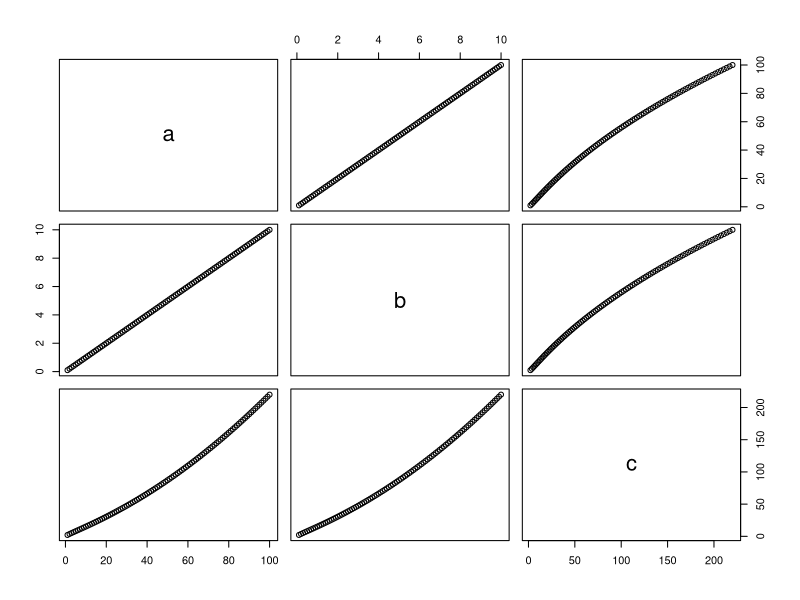
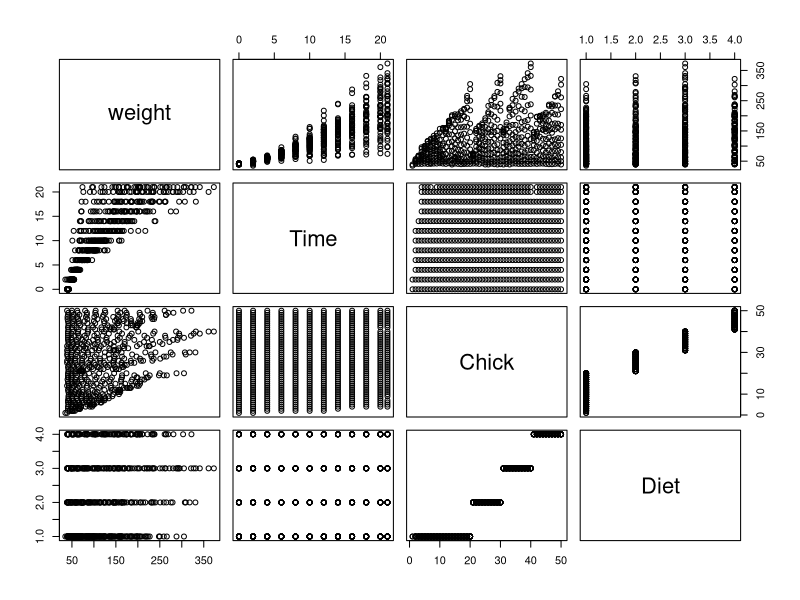
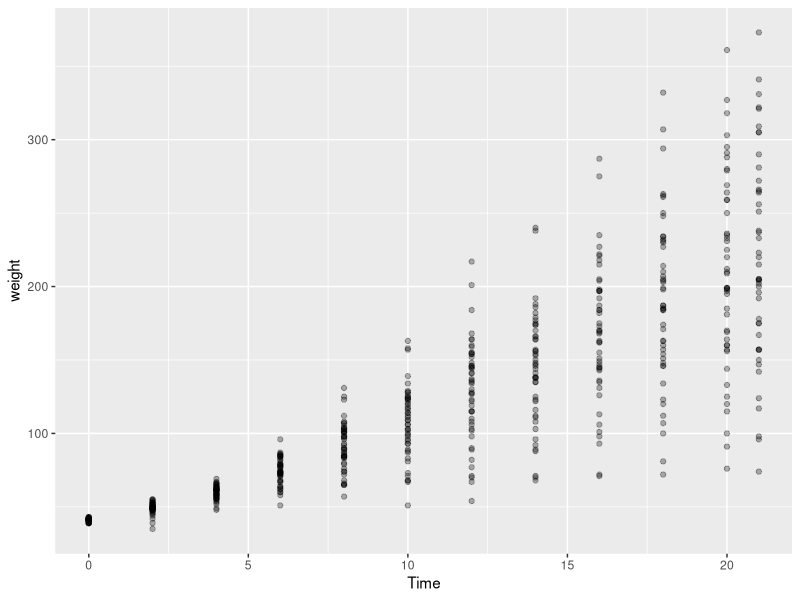
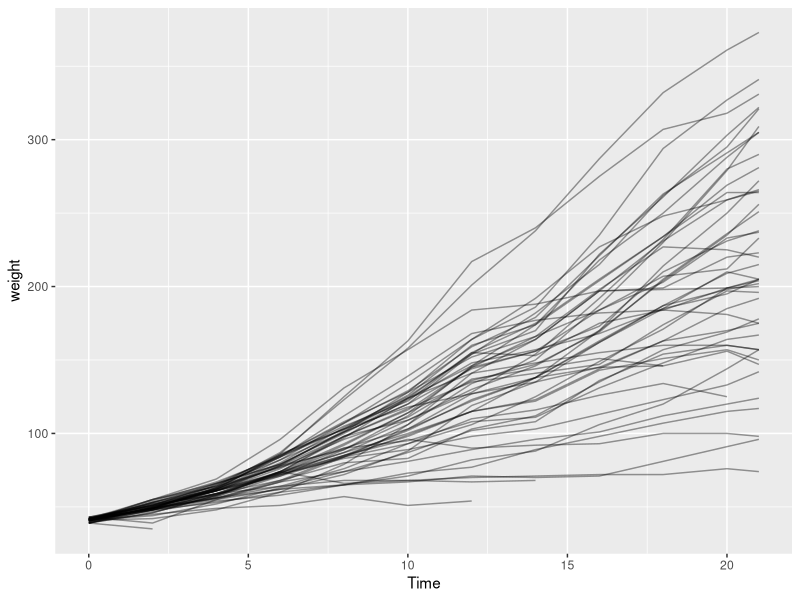
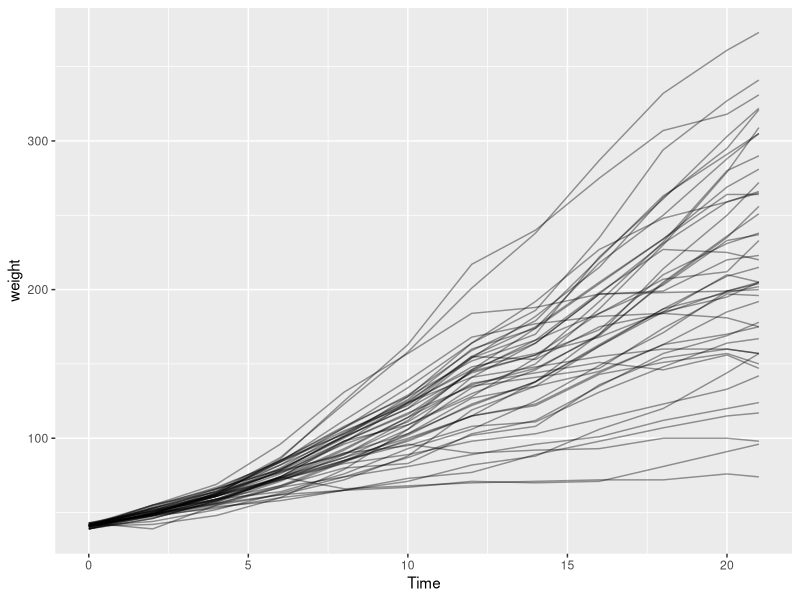
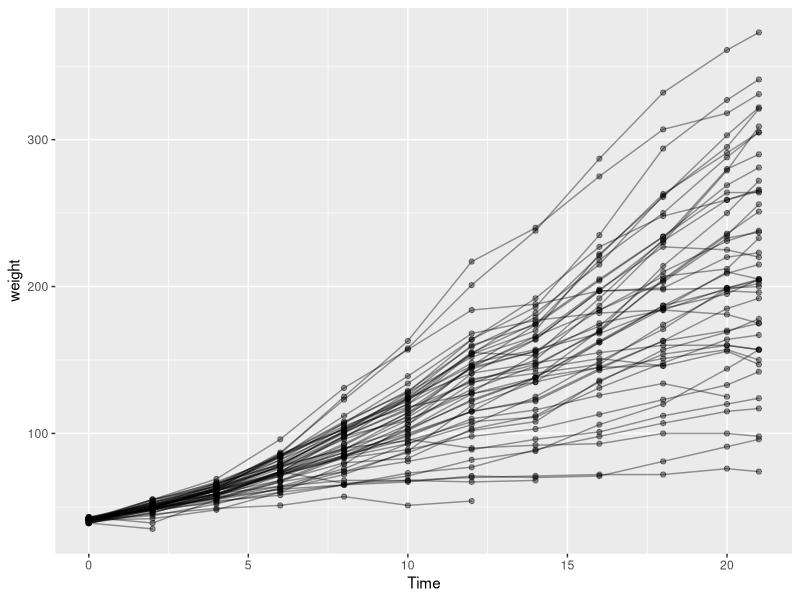
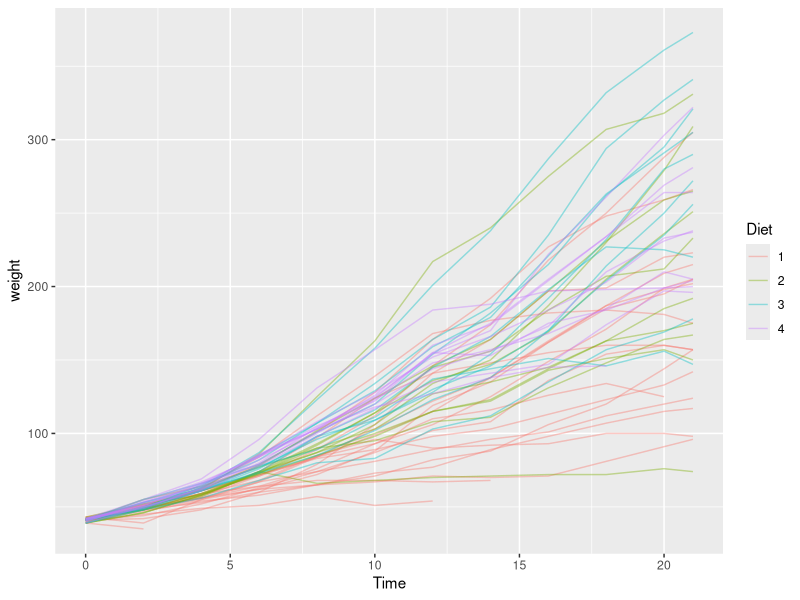
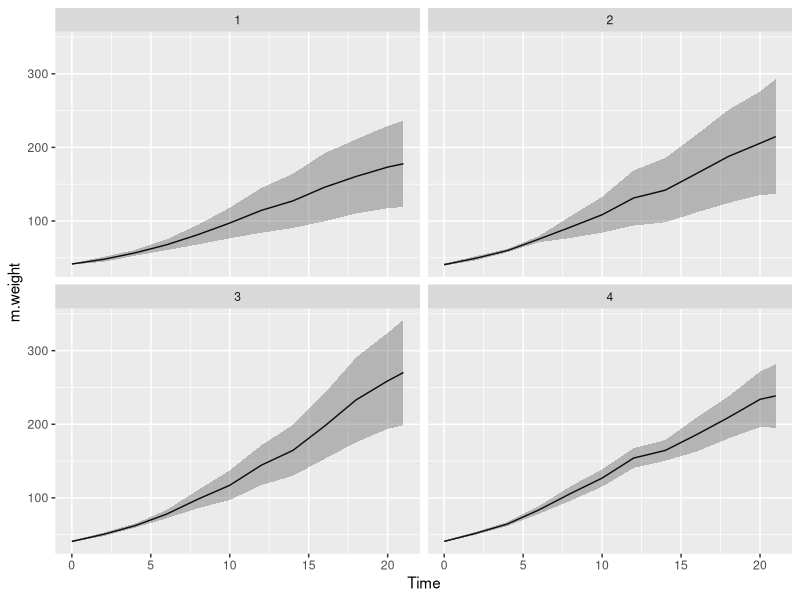

The R source for these figures, in order:
# This is a comment

# Creating variables
a <- 2
b <- 3
c <- a + b


# Sequences
a <- seq(from = 0, to = 10, by = 1)

# Repeating values
a <- rep(1,10)

# Concatenates numbers
a <- c(1,3,6,5,10)

# Text
a <- "Today Is A Nice Day"

b <- toupper(a)
b <- tolower(a)

# Dataframes
a <- seq(from = 1, to = 100, by = 1)
b <- seq(from = 0.1, to = 10, by = 0.1)
c <- a+b +sqrt(a)+b^2

# Combine into a dataframe
df <- data.frame(a,b,c)

# Summary
summary(df)

# Summary plot
plot(df)


# Create a dataframe based on variables that you create. The data frame
# Create four columns.
a <- seq(from = 1, to = 100, by = 1)
b <- rep (1, 100)
c <- c(a,b)
d <- sqrt(c)
df <- data.frame(a,b,c,d)
colnames(df) <- c('col1','col2','col3','col4')

# Read r data in df
df <- ChickWeight

# Summary 
summary(df)

# Visual summary
plot(df)

# Install packages using code
# install.packages('tidyverse')

# Activating a library
library(tidyverse)

# Pipe
sin(cos(log(sin(2))))

# Same operations chained after each other instead of nested
2 %>% 
  sin() %>% 
  log() %>% 
  cos() %>% 
  log() %>% 
  sin()

# Split - Apply - Combine
df %>% 
  group_by(Chick) %>% 
  summarise(m.weight = mean(weight)) -> df_2


# Mean and Sd per chicken
df %>% 
  group_by(Chick) %>% 
  summarise(m.weight = mean(weight), sd.weight = sd(weight)) -> df_2

# Mean and Sd per Diet
df %>% 
  group_by(Diet) %>% 
  summarise(m.weight = mean(weight), 
            sd.weight = sd(weight),
            min.weight = min(weight),
            max.weight = max(weight)) -> df_3

# Filter
df %>% 
  filter(weight > 50 | Time > 10) %>% View()

# Select
df %>% 
  select(weight,Time) %>% View()

#df <- read.csv('TopBabyNamesbyState.csv')

# ggplot
df <- ChickWeight

# Scatter plot
df %>% 
  ggplot()+
  geom_point(aes(x = Time, y = weight),alpha = 0.3)

# Line plot for each chicken
df %>% 
  ggplot()+
  geom_line(aes(x = Time, y = weight, group = Chick), alpha = 0.4)


# Manipulate the dataset using max()
df %>% 
  group_by(Chick) %>% 
  mutate(max.days = max(Time)) %>%
  filter(max.days == max(df$Time)) %>%
  select(-max.days) %>% 
  ggplot() + 
  # geom_point(aes(x = Time, y = weight, alpha = 0.4)) +
  geom_line(aes(x = Time, y = weight, group = Chick), alpha = 0.4)

# Notes - Aading layers
df %>% 
  ggplot() + 
  geom_point(aes(x = Time, y = weight), alpha = 0.4) +
  geom_line(aes(x = Time, y = weight, group = Chick), alpha = 0.4)

# Notes - Using color icw group
df %>% 
  ggplot() + 
  geom_line(aes(x = Time, y = weight, group = Chick, color= Diet), alpha = 0.4)

# Plot data 
df %>% 
  # Filter out chickens that die early on
  group_by(Chick) %>% 
  mutate(max.days = max(Time)) %>%
  filter(max.days == max(df$Time)) %>%
  select(-max.days) %>% 
  # Compute the average weight per diet at each time
  group_by(Time,Diet) %>% 
  summarise(m.weight = mean(weight), sd.weight = sd(weight)) %>%
  # PLot the average and sd weight over time
  ggplot()+
  geom_line(aes(x = Time, y = m.weight))+
  geom_ribbon(aes(x = Time, ymin = m.weight - sd.weight, ymax = m.weight + sd.weight), alpha = 0.3)+
  facet_wrap(~Diet)
ggsave('weight_over_time.png')

# Discontinous version
df %>% 
  # Filter out chickens that die early on
  group_by(Chick) %>% 
  mutate(max.days = max(Time)) %>%
  filter(max.days == max(df$Time)) %>%
  select(-max.days) %>% 
  # Compute the average weight per diet at each time
  group_by(Time,Diet) %>% 
  summarise(m.weight = mean(weight), sd.weight = sd(weight)) %>%
  # PLot the average and sd weight over time
  ggplot()+
  geom_point(aes(x = Time, y = m.weight))+
  geom_errorbar(aes(x = Time, ymin = m.weight - sd.weight, ymax = m.weight + sd.weight), alpha = 0.6)+
  facet_wrap(~Diet)
ggsave('weight_over_time.png')


